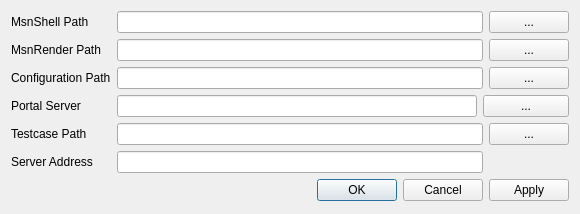
<?xml version="1.0" encoding="UTF-8"?>
<ui version="4.0">
 <class>QxPreferenceDialog</class>
 <widget class="QDialog" name="QxPreferenceDialog">
  <property name="geometry">
   <rect>
    <x>0</x>
    <y>0</y>
    <width>580</width>
    <height>214</height>
   </rect>
  </property>
  <property name="windowTitle">
   <string>Preference</string>
  </property>
  <layout class="QVBoxLayout" name="verticalLayout">
   <item>
    <layout class="QGridLayout" name="gridLayout">
     <item row="0" column="0">
      <widget class="QLabel" name="label">
       <property name="text">
        <string>MsnShell Path</string>
       </property>
      </widget>
     </item>
     <item row="0" column="1" colspan="2">
      <widget class="QLineEdit" name="shellPath"/>
     </item>
     <item row="0" column="3">
      <widget class="QPushButton" name="browseShell">
       <property name="text">
        <string>...</string>
       </property>
      </widget>
     </item>
     <item row="1" column="0">
      <widget class="QLabel" name="label_2">
       <property name="text">
        <string>MsnRender Path</string>
       </property>
      </widget>
     </item>
     <item row="1" column="1" colspan="2">
      <widget class="QLineEdit" name="renderPath"/>
     </item>
     <item row="1" column="3">
      <widget class="QPushButton" name="browseRender">
       <property name="text">
        <string>...</string>
       </property>
      </widget>
     </item>
     <item row="2" column="0">
      <widget class="QLabel" name="label_4">
       <property name="text">
        <string>Configuration Path</string>
       </property>
      </widget>
     </item>
     <item row="2" column="1" colspan="2">
      <widget class="QLineEdit" name="configPath"/>
     </item>
     <item row="2" column="3">
      <widget class="QPushButton" name="browseConfig">
       <property name="text">
        <string>...</string>
       </property>
      </widget>
     </item>
     <item row="3" column="0">
      <widget class="QLabel" name="label_5">
       <property name="text">
        <string>Portal Server</string>
       </property>
      </widget>
     </item>
     <item row="3" column="1">
      <widget class="QLineEdit" name="portalServer"/>
     </item>
     <item row="3" column="2" colspan="2">
      <widget class="QPushButton" name="browsePortal">
       <property name="text">
        <string>...</string>
       </property>
      </widget>
     </item>
     <item row="4" column="0">
      <widget class="QLabel" name="label_10">
       <property name="text">
        <string>Testcase Path</string>
       </property>
      </widget>
     </item>
     <item row="4" column="1" colspan="2">
      <widget class="QLineEdit" name="testcasePath"/>
     </item>
     <item row="4" column="3">
      <widget class="QPushButton" name="browseTestcase">
       <property name="text">
        <string>...</string>
       </property>
      </widget>
     </item>
     <item row="5" column="0">
      <widget class="QLabel" name="label_3">
       <property name="text">
        <string>Server Address</string>
       </property>
      </widget>
     </item>
     <item row="5" column="1" colspan="2">
      <widget class="QLineEdit" name="serverAddress"/>
     </item>
    </layout>
   </item>
   <item>
    <widget class="QDialogButtonBox" name="buttonBox">
     <property name="orientation">
      <enum>Qt::Horizontal</enum>
     </property>
     <property name="standardButtons">
      <set>QDialogButtonBox::Apply|QDialogButtonBox::Cancel|QDialogButtonBox::Ok</set>
     </property>
    </widget>
   </item>
  </layout>
 </widget>
 <resources/>
 <connections>
  <connection>
   <sender>buttonBox</sender>
   <signal>accepted()</signal>
   <receiver>QxPreferenceDialog</receiver>
   <slot>accept()</slot>
   <hints>
    <hint type="sourcelabel">
     <x>248</x>
     <y>254</y>
    </hint>
    <hint type="destinationlabel">
     <x>157</x>
     <y>274</y>
    </hint>
   </hints>
  </connection>
  <connection>
   <sender>buttonBox</sender>
   <signal>rejected()</signal>
   <receiver>QxPreferenceDialog</receiver>
   <slot>reject()</slot>
   <hints>
    <hint type="sourcelabel">
     <x>316</x>
     <y>260</y>
    </hint>
    <hint type="destinationlabel">
     <x>286</x>
     <y>274</y>
    </hint>
   </hints>
  </connection>
 </connections>
</ui>
